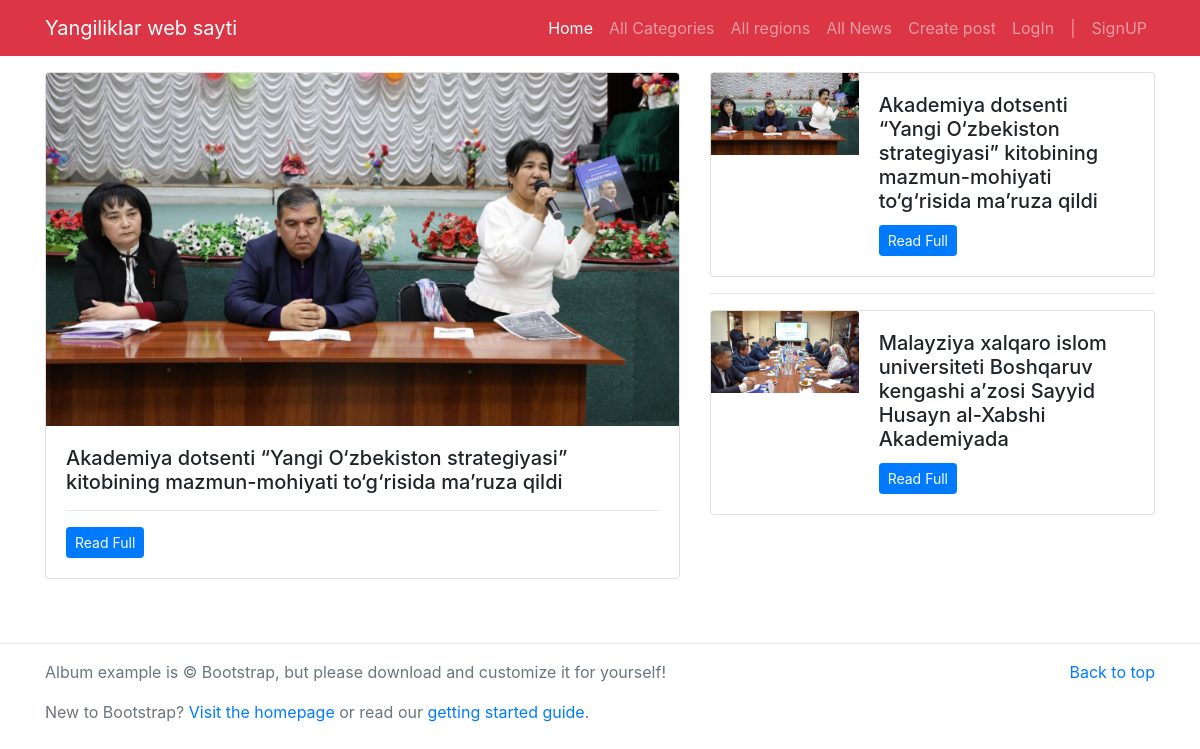
The page / on the database its author committed.
### BlogPost/models.py (models this page shows, shortened)
class BlogPost(models.Model):
    category = models.ForeignKey(Category,on_delete=models.CASCADE, blank=True, null= True)
    region = models.ForeignKey(Region, on_delete=models.CASCADE,blank=True ,null= True)
    title = models.CharField(max_length=255)
    text = models.TextField()
    image = models.ImageField(upload_to='blog_images/', null=True, blank=True)
    created_date = models.DateTimeField(auto_now_add=True)
    author = models.ForeignKey(User, on_delete=models.CASCADE)

### BlogPost/views.py (the view)
# urls.py: path('', views.blogpost_list, name='home'),
def blogpost_list(request):
    posts = BlogPost.objects.all()
    return render(request, 'home.html', {'posts': posts})

### templates/home.html
{% extends 'base.html' %}
{% block content%}
<main class="container mt-3 mb-5">
    <div class="row my-3">
        <div class="col-md-7">
            {% if posts %}
                {% with first_news=posts.0 %}
                    <div class="card mb-3">
                        <img src="/media/{{ first_news.image }}" class="card-img-top" alt="{{ first_news.title }}">
                        <div class="card-body">
                            <h5 class="card-title">{{ first_news.title }}</h5>
                            <hr />
                            <p class="card-text"><a href="/detail/{{ first_news.id }}" class="btn btn-sm btn-primary">Read Full</a></p>
                        </div>
                    </div>
                {% endwith %}
            {% endif %}
        </div>
        <div class="col-md-5" style="max-height: 450px; overflow: auto;">
            {% for news in posts %}
                <div class="card">
                    <div class="row no-gutters">
                        <div class="col-md-4">
                            <img src="/media/{{ news.image }}" class="card-img-top" alt="{{ news.title }}">
                        </div>
                        <div class="col-md-8">
                            <div class="card-body">
                                <h5 class="card-title">{{ news.title }}</h5>
                                <p class="card-text"><a href="/detail/{{ news.id }}/" class="btn btn-sm btn-primary">Read Full</a></p>
                            </div>
                        </div>
                    </div>
                </div>
                <hr />
            {% endfor %}
        </div>
    </div>
</main>
{% endblock%}

### templates/base.html (shortened to what this page needs)
{% load static %}
<!DOCTYPE html>
<html lang="EN">
<head>
	<link rel="stylesheet" type="text/css" href="{% static '/css/bootstrap.min.css' %}" />
</head>
<body>
	<nav class="navbar navbar-expand-lg navbar-dark bg-danger">
		<div class="container">
		  <a class="navbar-brand" href="/"> Yangiliklar web sayti </a>
		  <div class="collapse navbar-collapse" id="navbarNav">
		    <ul class="navbar-nav ml-auto">
		      <li class="nav-item active">
		        <a class="nav-link" href="{% url 'home' %}">Home</a>
		      </li>
		      <li class="nav-item">
		        <a class="nav-link" href="{% url 'all_category' %}">All Categories</a>
		      </li>
			  <li class="nav-item">
		        <a class="nav-link" href="{% url 'all_region' %}">All regions</a>
		      </li>
                <li class="nav-item">
		        <a class="nav-link" href="{% url 'home' %}">All News</a>
			  <li class="nav-item">
		        <a class="nav-link" href="{% url 'create_post' %}">Create post</a>
		      </li>
		      <li class="nav-item">
		        {% if user.is_authenticated %}
		          <a class="nav-link" href="">Xush kelibsiz {{ user.username }}</a>
		          <li>
		            <a class="nav-link" href="{% url 'logout' %}">LogOut</a>
		          </li>
		        {% else %}
		          <li>
		            <a class="nav-link" href="{% url 'login' %}">LogIn</a>
		          </li>
		          <li>
		            <a class="nav-link" href=""> | </a>
		          </li>
		          <li>
		            <a class="nav-link" href="{% url 'signup' %}">SignUP</a>
		          </li>
		        {% endif %}
		      </li>
		    </ul>
		  </div>
	  	</div>
	</nav>
{% block content %}
{% endblock%}
    <hr/>
<footer class="text-muted">
  <div class="container">
    <p class="float-right">
      <a href="#">Back to top</a>
    </p>
    <p>Album example is &copy; Bootstrap, but please download and customize it for yourself!</p>
    <p>New to Bootstrap? <a href="https://getbootstrap.com/">Visit the homepage</a> or read our <a href="/docs/4.5/getting-started/introduction/">getting started guide</a>.</p>
  </div>
</footer>
</body>
</html>

### rows shown on the page
BlogPost: image (picture), title "Akademiya dotsenti “Yangi O‘zbekiston strategiyasi” kitobining mazmun-mohiyati to‘g‘risida ma’ruza qildi"
BlogPost: image (picture), title "Malayziya xalqaro islom universiteti Boshqaruv kengashi a’zosi Sayyid Husayn al-Xabshi Akademiyada"
